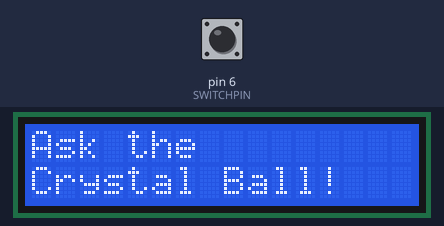
A sketch run on a simulated Arduino Uno, built with avr-gcc and run on an emulated ATmega328P. Parts: 16×2 character LCD. The inputs (shaded band) are chosen by the test bench; at power-on: pin 6 (SWITCHPIN) LOW. Random numbers use the default seed unless the sketch sets one.

Above: at 1.2 s.
1.3 s: pin 6 (SWITCHPIN) pulled HIGH for 0.15 s
At 2.2 s:
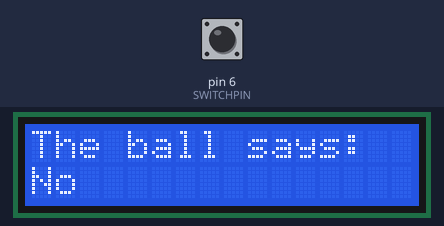
2.9 s: pin 6 (SWITCHPIN) pulled HIGH for 1 s
At 4.7 s:
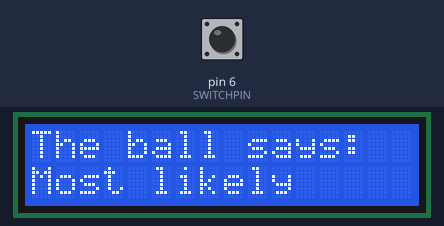
5.4 s: pin 6 (SWITCHPIN) pulsed HIGH 5 times (0.12 s each, 0.3 s apart)
At 7.3 s:
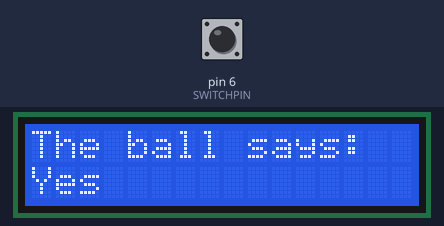
8.4 s: pin 6 (SWITCHPIN) pulled HIGH for 0.15 s
At 8.8 s:
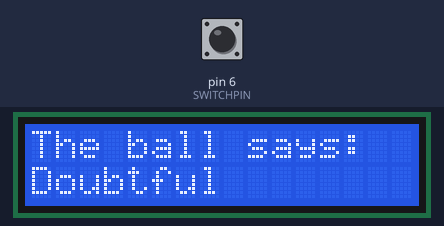
10.0 s: pin 6 (SWITCHPIN) pulled HIGH for 3.2 s
At 14.2 s:
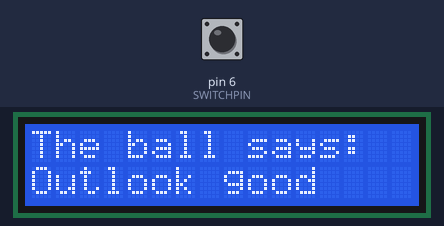
14.7 s: pin 6 (SWITCHPIN) pulled HIGH for 0.15 s
At 16.0 s:
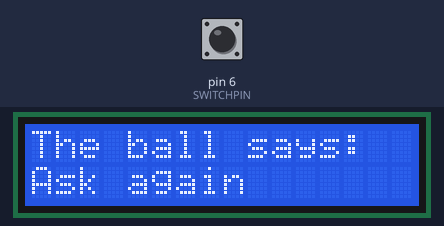
Timing chart, 0 to 17.3 s (numbered marks = the images above; inputs shaded):
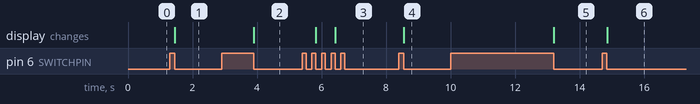

Measured:
- after the input at 1.3 s, the display: changes after 0.15 s (image 1)
- after the input at 2.9 s, the display: changes after 1.0 s (image 2)
- after the input at 5.4 s, the display: first changes after 0.43 s (image 3 shows a later state)
- after the input at 8.4 s, the display: changes after 0.16 s (image 4)
- after the input at 10.0 s, the display: changes after 3.2 s (image 5)
- after the input at 14.7 s, the display: changes after 0.16 s (image 6)

The sketch:

sketch.ino
```cpp
#include <LiquidCrystal.h>

#define	SWITCHPIN	6

LiquidCrystal lcd(12, 11, 5, 4, 3, 2);
int state = 0;
int prev  = 0;
int reply;

void setup() {
	lcd.begin(16, 2);
	pinMode(SWITCHPIN, INPUT);
	lcd.print("Ask the");
	lcd.setCursor(0, 1);
	lcd.print("Crystal Ball!");
}

void loop() {
	state = digitalRead(SWITCHPIN);
	if (state !=  prev) {
		if (state == LOW) {
			reply = random(8);
			lcd.clear();
			lcd.setCursor(0, 0);
			lcd.print("The ball says:");
			lcd.setCursor(0, 1);
			switch (reply) {
			case 0:
				lcd.print("Yes");
				break;
			case 1:
				lcd.print("Most likely");
				break;
			case 2:
				lcd.print("Certainly");
				break;
			case 3:
				lcd.print("Outlook good");
				break;
			case 4:
				lcd.print("Unsure");
				break;
			case 5:
				lcd.print("Ask again");
				break;
			case 6:
				lcd.print("Doubtful");
				break;
			case 7:
				lcd.print("No");
				break;
			}
		}
	}
	prev = state;
}
```
